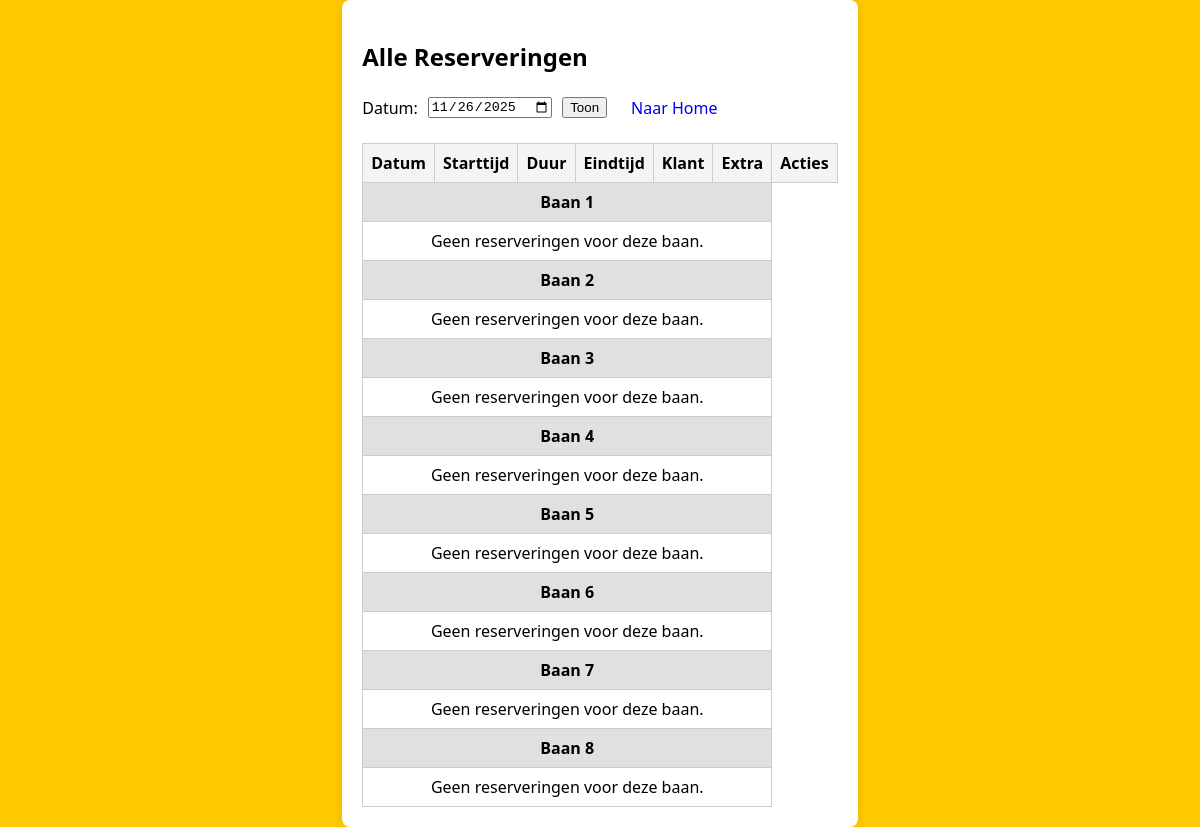
The app's page /reservations, older data.
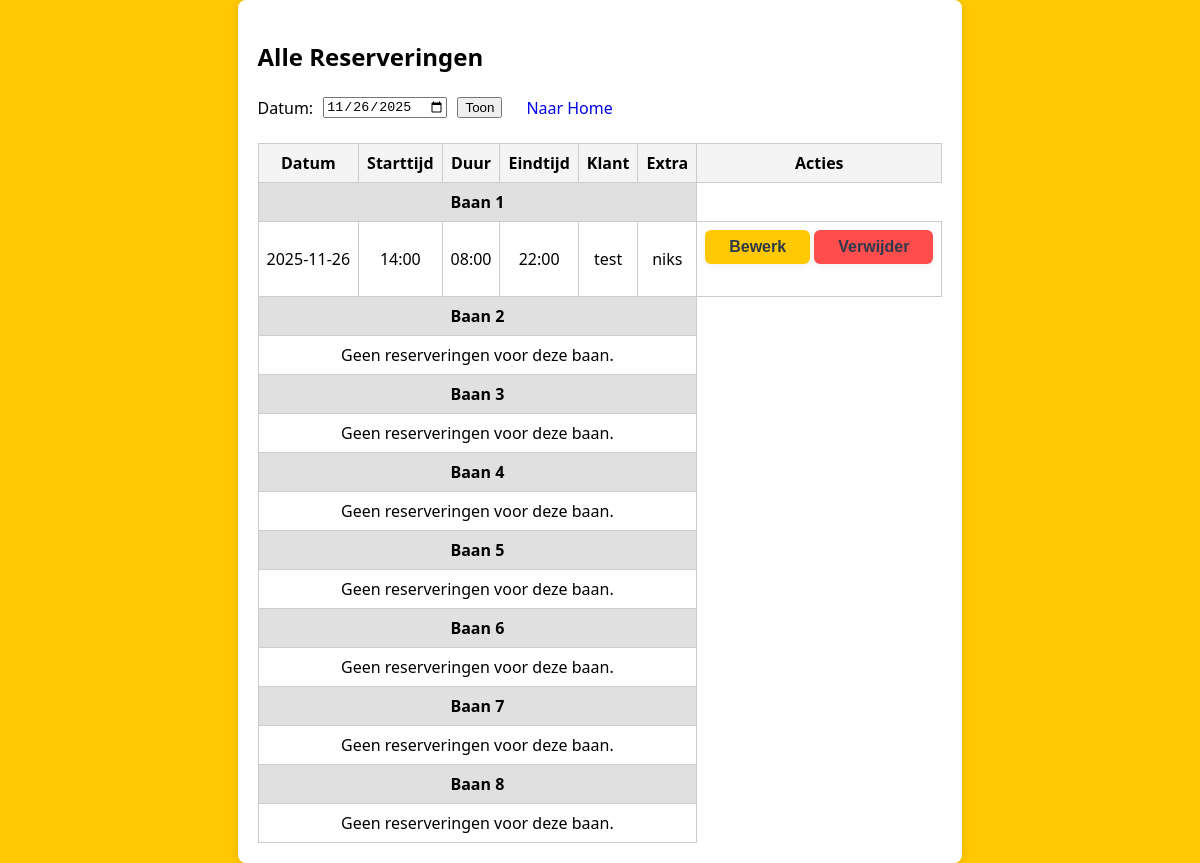
The same page, newer data.
### tables this page shows
CREATE TABLE lane_1 (
  id INTEGER PRIMARY KEY AUTOINCREMENT,
  start_iso TEXT NOT NULL,
  duration_minutes INTEGER NOT NULL,
  user_id INTEGER REFERENCES users(id),
  name TEXT NOT NULL,
  extra TEXT,
  email TEXT
);

### server.py (the view)
@app.route('/reservations')
def reservations():
    import sqlite3
    from flask import request
    from datetime import datetime
    filter_date = request.args.get('filter_date', '')
    now = datetime.now()
    if not filter_date:
        filter_date = now.strftime('%Y-%m-%d')
    conn = get_db_connection()
    reservations_data = {}
    for lane in range(1, 9):
        table = f'lane_{lane}'
        cur = conn.execute(f"SELECT * FROM {table} WHERE start_iso LIKE ? ORDER BY start_iso", (f'{filter_date}%',))
        reservations_data[table] = cur.fetchall()
    conn.close()
    return render_template('reservations.html', reservations=reservations_data, filter_date=filter_date, now=now)

### server.py (called while the page is built)
def get_db_connection():
    conn = sqlite3.connect(str(DB_PATH))
    conn.row_factory = sqlite3.Row
    return conn

### Templates/reservations.html (shortened to what this page needs)
<!DOCTYPE html>
<html lang="en">
<head>
    <link rel="stylesheet" href="{{ url_for('styles', filename='reservations.css') }}">
</head>
<body>
    <div class="dashboard-container">
        <h2>Alle Reserveringen</h2>
        <form method="get" action="" style="display: flex; align-items: center; gap: 10px;">
            <label for="filter_date">Datum:</label>
            <input type="date" id="filter_date" name="filter_date" value="{{ filter_date if filter_date else (now.strftime('%Y-%m-%d')) }}">
            <button type="submit">Toon</button>
            <a href="{{ url_for('index') }}" class="action-btn" style="text-decoration: none;">Naar Home</a>
        </form>
        <table class="dashboard-table">
            <thead>
                <tr>
                    <th>Datum</th>
                    <th>Starttijd</th>
                    <th>Duur</th>
                    <th>Eindtijd</th>
                    <th>Klant</th>
                    <th>Extra</th>
                    <th>Acties</th>
                </tr>
            </thead>
            <tbody>
                {% for lane in range(1, 9) %}
                    <tr class="lane-header">
                        <td colspan="6">Baan {{ lane }}</td>
                    </tr>
                    {% set lane_table = 'lane_' ~ lane %}
                    {% set lane_reservations = reservations.get(lane_table, []) %}
                    {% if lane_reservations %}
                        {% for res in lane_reservations %}
                            {% if not filter_date or res.start_iso.split('T')[0] == filter_date %}
                            <tr>
                                <td>{{ res.start_iso.split('T')[0] }}</td>
                                <td>{{ res.start_iso.split('T')[1] }}</td>
                                <td>{% set h = res.duration_minutes // 60 %}{% set m = res.duration_minutes % 60 %}{{ '%02d' % h }}:{{ '%02d' % m }}</td>
                                <td>
                                    {% set start = res.start_iso.split('T')[1] %}
                                    {% set sh = start.split(':')[0]|int %}
                                    {% set sm = start.split(':')[1]|int %}
                                    {% set total = sh * 60 + sm + res.duration_minutes %}
                                    {% set eh = (total // 60) % 24 %}
                                    {% set em = total % 60 %}
                                    {{ '%02d' % eh }}:{{ '%02d' % em }}
                                </td>
                                <td>{{ res.name }}</td>
                                <td>{{ res.extra }}</td>
                                <td>
                                    <form method="get" action="{{ url_for('edit_reservation') }}" style="display:inline;">
                                        <button class="edit" type="submit">Bewerk</button>
                                    </form>
                                    <form method="post" action="{{ url_for('delete_reservation') }}" style="display:inline;" onsubmit="return confirm('Weet je zeker dat je deze reservering wilt verwijderen?');">
                                        <button class="delete" type="submit">Verwijder</button>
                                    </form>
                                </td>
                            </tr>
                            {% endif %}
                        {% endfor %}
                    {% else %}
                        <tr>
                            <td colspan="6">Geen reserveringen voor deze baan.</td>
                        </tr>
                    {% endif %}
                {% endfor %}
            </tbody>
        </table>
    </div>
</body>
</html>

Row changes from the older to the newer data that the page shows:
now on this page (row edited): lane_1: start_iso "2025-11-26", start_iso "14:00", h "08", m "00", eh "22", em "00", name "test", extra "niks"
Text that changed along with them:
list line gone: "Geen reserveringen voor deze baan."
